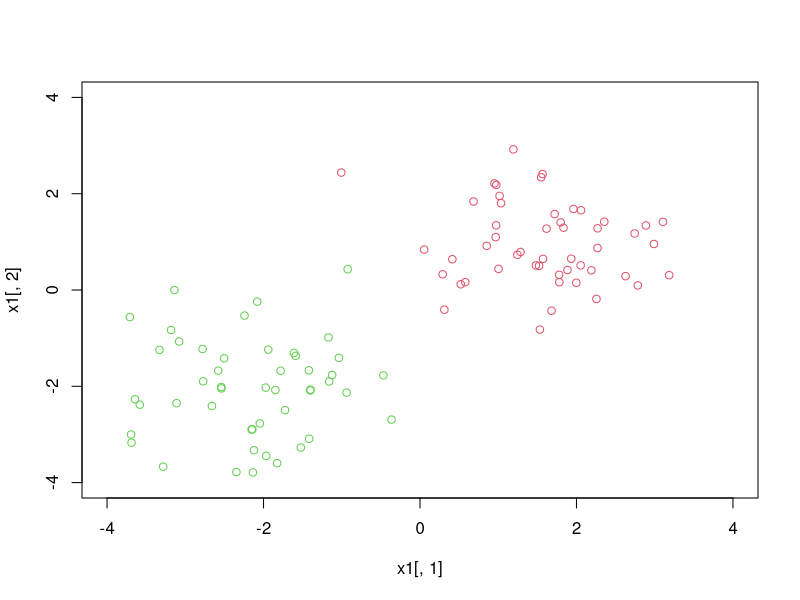
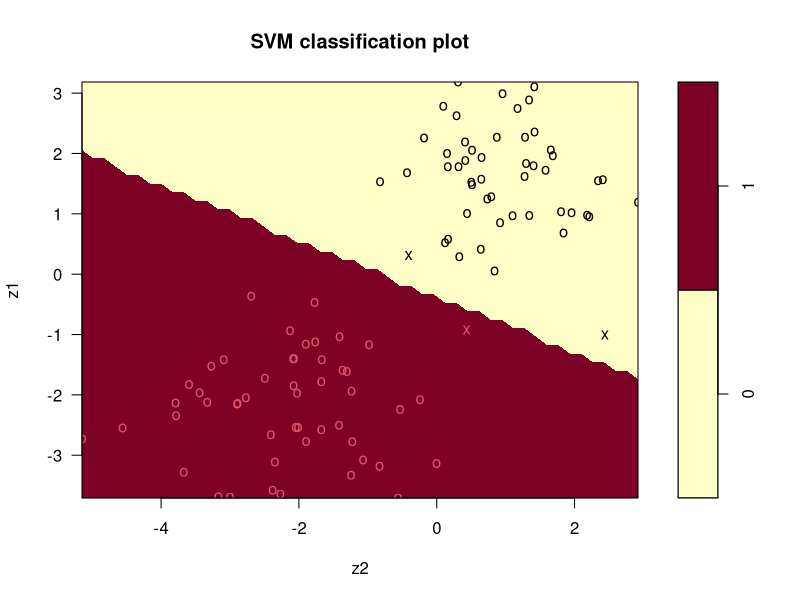
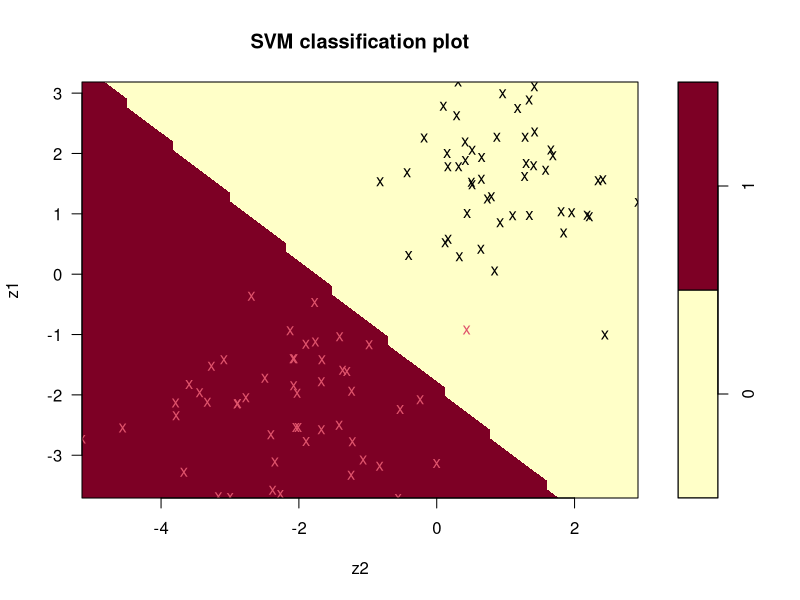

Source code (R) for these figures, in order:
install.packages("MASS")
install.packages("e1071")
library(MASS)
library(e1071)
n1 <- n2 <- 50 # 데이터 50개
m1 <- c(1.5,1) # 다변수정규분포1 평균 
m2 <- c(-2,-2) # 다변수정규분포2 평균

v1 <- v2 <- diag(2) # 0,1 설정
x1 <- mvrnorm(n1, m1, v1) # 다변수정규분포1
x2 <- mvrnorm(n2, m2, v2) # 다변수정규분포2

# linearly separable한 데이터 생성
plot(x1[,1],x1[,2],col=2,xlim=c(-4,4),ylim=c(-4,4)) # x1 data plot
points(x2[,1],x2[,2],col=3) # x2 data plot

# dataframe check
dat <- data.frame(cbind(rep(c(0,1),each=n1),rbind(x1,x2))) # x1=0, x2=1
colnames(dat) <- c("y","z1","z2")

# svm with large C
model_largec <- svm(as.factor(y)~.,kernel="linear",cost=10e15, data=dat) # c가 무한(cost=10e15)으로 큰 경우 = hard margin
summary(model_largec)
predict(model_largec,dat[,-1])
plot(model_largec,dat)
model_largec$coefs # 3개의 support vector 존재 (이때의 w값)
# soft margin(에러 허용하는 svm)에서는 c값이 매우 커지면 hard margin(일반 SVM)과 같아진다. (soft svm with large C = svm), 에러를 허용 안함

# svm with Small C (추가실험)
model_smallc <- svm(as.factor(y)~.,kernel="linear",cost=10e-15, data=dat) # c가 없는경우(cost=10e-15)으로 큰 경우
summary(model_smallc)
predict(model_smallc,dat[,-1])
plot(model_smallc,dat)
model_smallc$coefs # 모든 점이 support vector가 됨 = w가 전부 0
# soft margin(에러 허용하는 svm) c값이 매우 작으면, 즉 error를 고려하지 않는 경우엔 모든 점이 support vector가 된다. (의미가 없다)